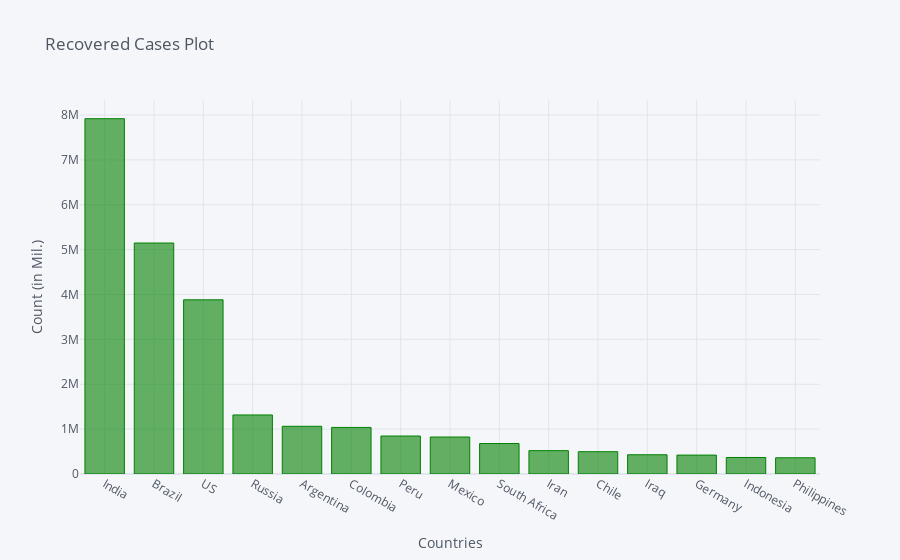

Notebook cell for this chart:
### Code cell
recovered_df2_plot.iplot(kind='bar', x='Country/Region', y='11/8/20',color='green',
                         title='Recovered Cases Plot',xTitle='Countries',yTitle='Count (in Mil.)')

### Figure 1 — Plotly figure (JSON) as saved in the notebook; plotly's stock layout.template omitted (floating-point values rounded to 4 significant figures)
{"data": [{"marker": {"color": "rgba(0, 128, 0, 0.6)", "line": {"color": "rgba(0, 128, 0, 1.0)", "width": 1}}, "name": "11/8/20", "orientation": "v", "text": "", "type": "bar", "x": ["India", "Brazil", "US", "Russia", "Argentina", "Colombia", "Peru", "Mexico", "South Africa", "Iran", "Chile", "Iraq", "Germany", "Indonesia", "Philippines"], "y": [7917373, 5147172, 3881491, 1315928, 1062911, 1038082, 846215, 824355, 679688, 520329, 497411, 428928, 421151, 368298, 361638]}], "layout": {"legend": {"bgcolor": "#F5F6F9", "font": {"color": "#4D5663"}}, "paper_bgcolor": "#F5F6F9", "plot_bgcolor": "#F5F6F9", "title": {"font": {"color": "#4D5663"}, "text": "Recovered Cases Plot"}, "xaxis": {"gridcolor": "#E1E5ED", "showgrid": true, "tickfont": {"color": "#4D5663"}, "title": {"font": {"color": "#4D5663"}, "text": "Countries"}, "zerolinecolor": "#E1E5ED"}, "yaxis": {"gridcolor": "#E1E5ED", "showgrid": true, "tickfont": {"color": "#4D5663"}, "title": {"font": {"color": "#4D5663"}, "text": "Count (in Mil.)"}, "zerolinecolor": "#E1E5ED"}}}
